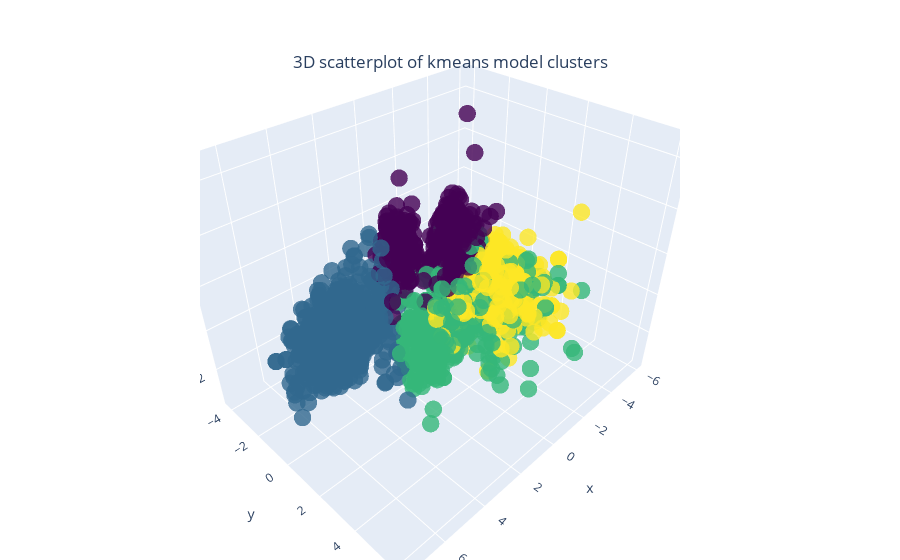

Write notebook code for a chart like this one.
### Code cell
fig = go.Figure(data=[go.Scatter3d(
    x=x,y=y,z=z,mode='markers',
    marker=dict(size=6,color=df['Clusters'],colorscale='Viridis',opacity=0.8))])

# tight layout
fig.update_layout( title={'text': "3D scatterplot of kmeans model clusters",'y':0.9,
        'x':0.5,'xanchor': 'center','yanchor': 'top'},
                  margin=dict(l=200, r=220, b=0, t=0))
fig.show()

### Figure 1 — Plotly figure (JSON) as saved in the notebook; plotly's stock layout.template omitted (floating-point values rounded to 4 significant figures; data arrays with more than 128 entries replaced by an {"elided": "..."} marker saying what was removed)
{"data": [{"marker": {"color": {"elided": "2236 int values"}, "colorscale": [[0, "#440154"], [0.1111, "#482878"], [0.2222, "#3e4989"], [0.3333, "#31688e"], [0.4444, "#26828e"], [0.5556, "#1f9e89"], [0.6667, "#35b779"], [0.7778, "#6ece58"], [0.8889, "#b5de2b"], [1, "#fde725"]], "opacity": 0.8, "size": 6}, "mode": "markers", "type": "scatter3d", "x": {"elided": "2236 float values"}, "y": {"elided": "2236 float values"}, "z": {"elided": "2236 float values"}}], "layout": {"margin": {"b": 0, "l": 200, "r": 220, "t": 0}, "title": {"text": "3D scatterplot of kmeans model clusters", "x": 0.5, "xanchor": "center", "y": 0.9, "yanchor": "top"}}}
